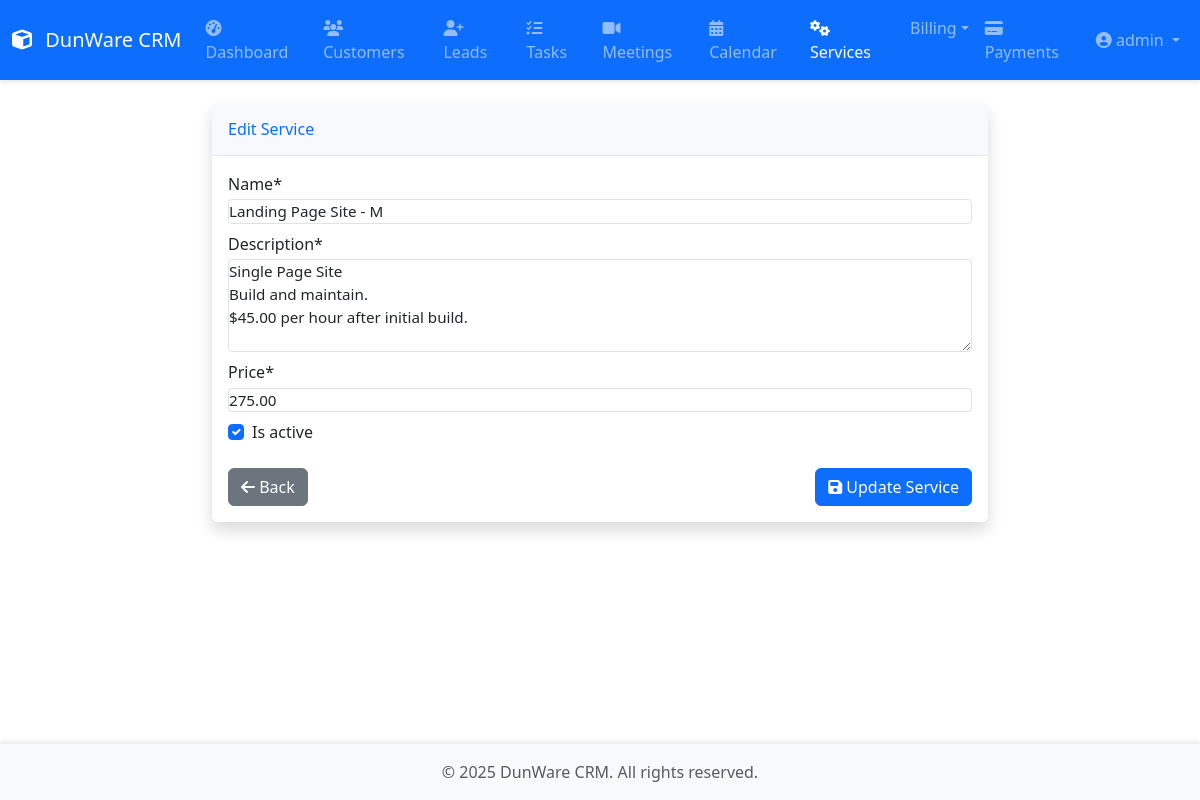
The app's page /services/2/update/ (signed in) with its own data.
### core/models.py (models this page shows, shortened)
class Service(models.Model):
    name = models.CharField(max_length=200)
    description = models.TextField()
    price = models.DecimalField(max_digits=10, decimal_places=2)
    is_active = models.BooleanField(default=True)
    created_at = models.DateTimeField(auto_now_add=True)
    updated_at = models.DateTimeField(auto_now=True)

### core/views.py (the view, shortened to what this page needs)
# urls.py: path('services/<int:pk>/update/', views.ServiceUpdateView.as_view(), name='service-update'),
class ServiceUpdateView(LoginRequiredMixin, UserPassesTestMixin, UpdateView):
    model = Service
    form_class = ServiceForm
    template_name = 'core/service_form.html'
    success_url = reverse_lazy('service-list')
    def test_func(self):
        return self.request.user.is_superuser

### core/forms.py
class ServiceForm(forms.ModelForm):
    class Meta:
        model = Service
        fields = ('name', 'description', 'price', 'is_active')
        widgets = {
            'description': forms.Textarea(attrs={'rows': 4}),
            'price': forms.NumberInput(attrs={'step': '0.01'}),
        }

### core/templates/core/service_form.html (shortened to what this page needs)
{% extends 'core/base.html' %}
{% load crispy_forms_tags %}
{% block content %}
<div class="row justify-content-center">
    <div class="col-lg-8">
        <div class="card shadow">
            <div class="card-header py-3">
                <h6 class="m-0 font-weight-bold text-primary">
                    {% if form.instance.pk %}
                        Edit Service
                    {% else %}
                        Create New Service
                    {% endif %}
                </h6>
            </div>
            <div class="card-body">
                <form method="post">
                    {{ form|crispy }}
                    <div class="d-flex justify-content-between mt-4">
                        <a href="{% url 'service-list' %}" class="btn btn-secondary">
                            <i class="fas fa-arrow-left"></i> Back
                        </a>
                        <button type="submit" class="btn btn-primary">
                            <i class="fas fa-save"></i>
                            {% if form.instance.pk %}
                                Update Service
                            {% else %}
                                Create Service
                            {% endif %}
                        </button>
                    </div>
                </form>
            </div>
        </div>
    </div>
</div>
{% endblock %}

### core/templates/core/base.html (shortened to what this page needs)
{% load static %}
<!DOCTYPE html>
<html lang="en">
<head>
    <link href="https://cdn.jsdelivr.net/npm/bootstrap@5.3.2/dist/css/bootstrap.min.css" rel="stylesheet">
    <link href="https://cdn.jsdelivr.net/npm/@fortawesome/fontawesome-free@6.4.2/css/all.min.css" rel="stylesheet">
    <link href="https://cdn.jsdelivr.net/npm/flatpickr/dist/flatpickr.min.css" rel="stylesheet">
    <link href="{% static 'css/style.css' %}" rel="stylesheet">
</head>
<body>
    <nav class="navbar navbar-expand-lg navbar-dark bg-primary">
        <div class="container-fluid">
            <a class="navbar-brand" href="{% url 'dashboard' %}">
                <i class="fas fa-cube"></i> DunWare CRM
            </a>
            <div class="collapse navbar-collapse" id="navbarMain">
                {% if user.is_authenticated %}
                <ul class="navbar-nav me-auto">
                    <li class="nav-item">
                        <a class="nav-link {% if request.resolver_match.url_name == 'dashboard' %}active{% endif %}"
                           href="{% url 'dashboard' %}">
                            <i class="fas fa-tachometer-alt"></i> Dashboard
                        </a>
                    </li>
                    <li class="nav-item">
                        <a class="nav-link {% if 'customer' in request.resolver_match.url_name %}active{% endif %}"
                           href="{% url 'customer-list' %}">
                            <i class="fas fa-users"></i> Customers
                        </a>
                    </li>
                    <li class="nav-item">
                        <a class="nav-link {% if 'lead' in request.resolver_match.url_name %}active{% endif %}"
                           href="{% url 'lead-list' %}">
                            <i class="fas fa-user-plus"></i> Leads
                        </a>
                    </li>
                    <li class="nav-item">
                        <a class="nav-link {% if 'task' in request.resolver_match.url_name %}active{% endif %}"
                           href="{% url 'task-list' %}">
                            <i class="fas fa-tasks"></i> Tasks
                        </a>
                    </li>
                    <li class="nav-item">
                        <a class="nav-link {% if 'meeting' in request.resolver_match.url_name %}active{% endif %}"
                           href="{% url 'meeting-list' %}">
                            <i class="fas fa-video"></i> Meetings
                        </a>
                    </li>
                    <li class="nav-item">
                        <a class="nav-link {% if 'calendar' in request.resolver_match.url_name %}active{% endif %}"
                           href="{% url 'calendar' %}">
                            <i class="fas fa-calendar-alt"></i> Calendar
                        </a>
                    </li>
                    <li class="nav-item">
                        <a class="nav-link {% if 'service' in request.resolver_match.url_name %}active{% endif %}"
                           href="{% url 'service-list' %}">
                            <i class="fas fa-cogs"></i> Services
                        </a>
                    </li>
                    <li class="nav-item dropdown">
                        <a class="nav-link dropdown-toggle {% if 'billing' in request.resolver_match.url_name %}active{% endif %}" href="#" id="billingDropdown" role="button" data-bs-toggle="dropdown">Billing</a>
                    </li>
                    <li class="nav-item">
                        <a class="nav-link {% if 'payment' in request.resolver_match.url_name %}active{% endif %}"
                           href="{% url 'payment-list' %}">
                            <i class="fas fa-credit-card"></i> Payments
                        </a>
                    </li>
                </ul>
                    <ul class="navbar-nav ms-auto">
                        <li class="nav-item dropdown">
                            <a class="nav-link dropdown-toggle" href="#" id="navbarDropdown"
                               role="button" data-bs-toggle="dropdown">
                                <i class="fas fa-user-circle"></i>
                                {{ user.get_full_name|default:user.username }}
                            </a>
                        </li>
                    </ul>
                {% endif %}
            </div>
        </div>
    </nav>
    <div class="container-fluid py-4">
        {% block content %}{% endblock %}
    </div>
    <footer class="footer mt-auto py-3 bg-light">
        <div class="container text-center">
            <span class="text-muted">© {% now "Y" %} DunWare CRM. All rights reserved.</span>
        </div>
    </footer>
</body>
</html>

### dunware_crm/static/css/style.css (style rules this page uses)
body { min-height: 100vh; display: flex; flex-direction: column; }
.container-fluid { flex: 1; }
.navbar { box-shadow: 0 2px 4px rgba(0,0,0,.1); }
.navbar-brand i { margin-right: 0.5rem; }
.card { box-shadow: 0 0.15rem 1.75rem 0 rgba(58, 59, 69, 0.15); border: none; margin-bottom: 1rem; }
.card-header { background-color: #f8f9fc; border-bottom: 1px solid #e3e6f0; }
.form-group, .mb-3 { margin-bottom: 0.6rem !important; padding-bottom: 0 !important; }
.form-label { margin-bottom: 0.2rem; font-weight: 500; display: block; }
.form-control { padding: 0.3rem 0.6rem; font-size: 0.95rem; border-radius: 4px; }
.form-control::after, select::after { display: none !important; content: "" !important; }
.form-control, .form-group { margin-bottom: 0.5rem !important; padding: 0 !important; }
.footer { margin-top: auto; box-shadow: 0 -2px 4px rgba(0,0,0,.1); }
.form-group, .mb-3 { margin-bottom: 0.5rem !important; padding-bottom: 0 !important; }

### records on screen
Service: name "Landing Page Site - M", description "Single Page Site Build and maintain. $45.00 per hour after initial build.", price "275.00", is_active "☑"

### other values on screen
{{ user.get_full_name|default:user.username }} "admin"
